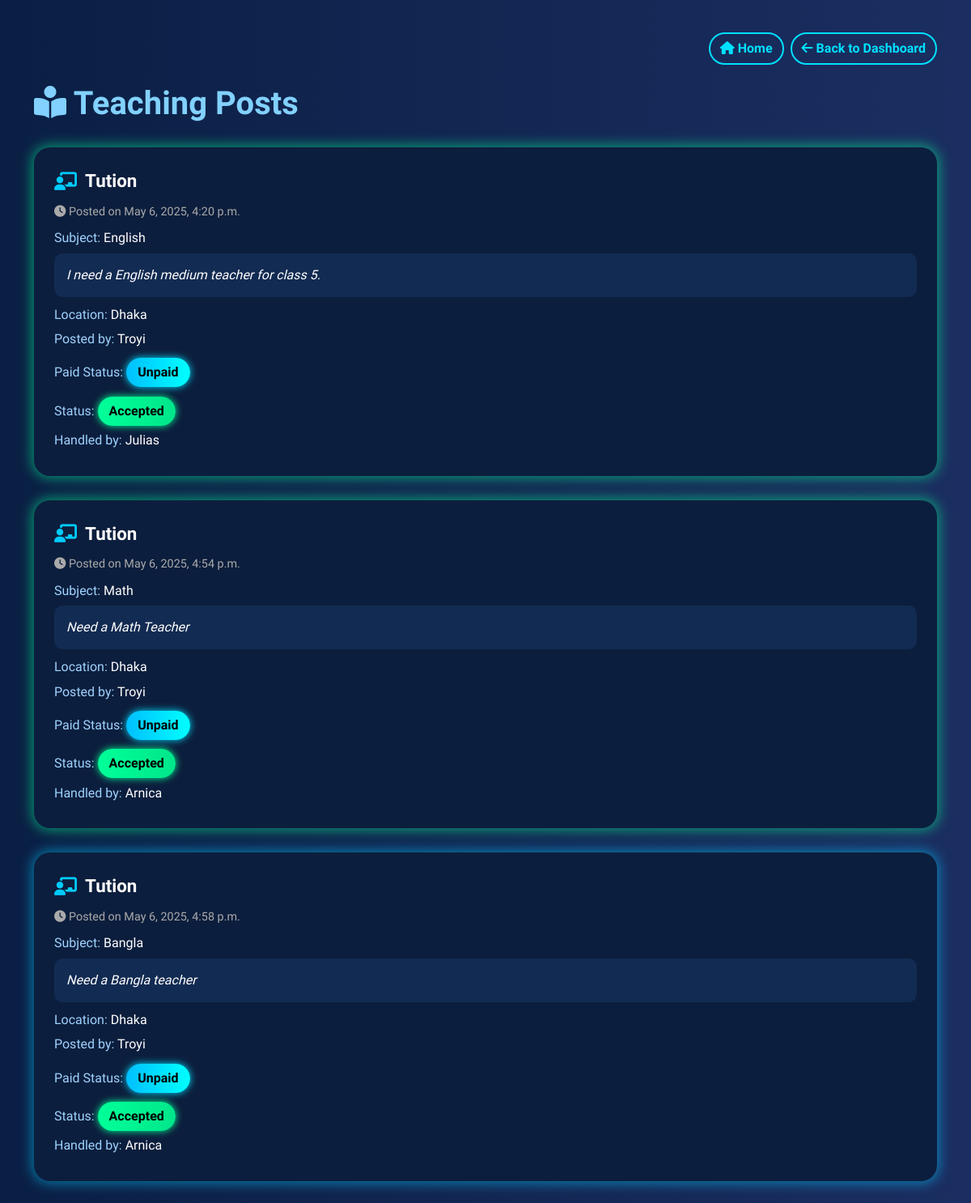
The page /user/provider_teaching_posts/ (signed in) on the database as committed earlier.
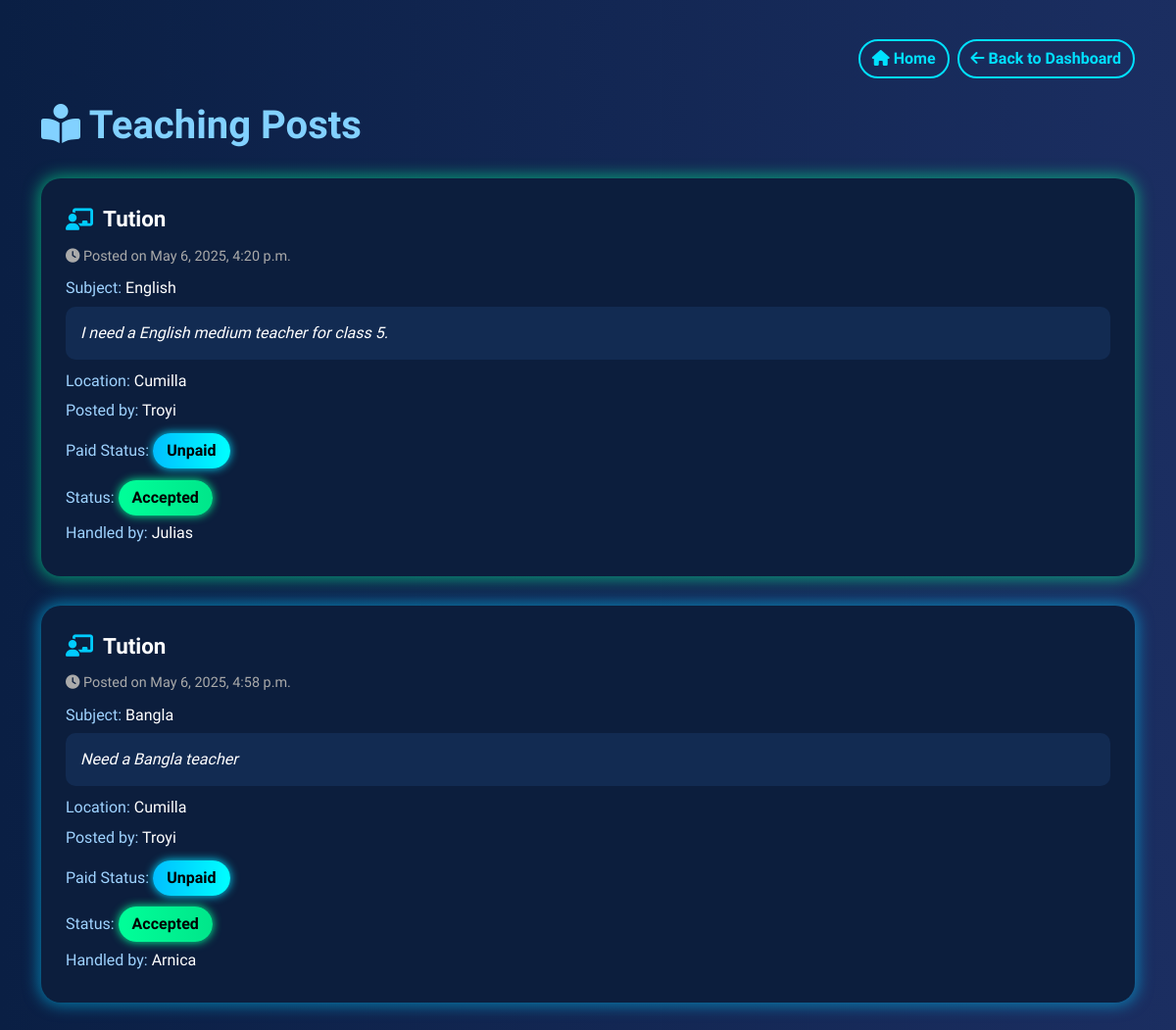
The same page on the database as committed later.
### users/models.py (models this page shows, shortened)
class TeachingRequest(models.Model):
    STATUS_CHOICES = (
        ('Pending', 'Pending'),
        ('Accepted', 'Accepted'),
        ('Rejected', 'Rejected'),
    )
    customer = models.ForeignKey(User, on_delete=models.CASCADE, related_name='teaching_requests')
    title = models.CharField(max_length=100)
    subject = models.CharField(max_length=100)
    description = models.TextField()
    location = models.CharField(max_length=100)
    is_paid = models.BooleanField(default=False)
    created_at = models.DateTimeField(auto_now_add=True)
    accepted_by = models.ForeignKey(User, null=True, blank=True, on_delete=models.SET_NULL, related_name='accepted_teaching', limit_choices_to={'role': 'provider'})
    status = models.CharField(max_length=10, choices=STATUS_CHOICES, default='Pending')

class User(AbstractUser):
    ROLE_CHOICES = (
        ('customer', 'Customer'),
        ('provider', 'Provider'),
    )
    role = models.CharField(max_length=10, choices=ROLE_CHOICES)
    phone_number = models.CharField(max_length=15, blank=True, null=True)

### users/views.py (the view, shortened to what this page needs)
# urls.py: path('provider_teaching_posts/', views.provider_teaching_posts, name='provider_teaching_posts'),
@login_required
def provider_teaching_posts(request):
    posts = TeachingRequest.objects.all()
    return render(request, 'provider_teaching_posts.html', {'posts': posts})

### templates/provider_teaching_posts.html (shortened to what this page needs)
<!DOCTYPE html>
<html lang="en">
<head>
    <link href="https://cdn.jsdelivr.net/npm/bootstrap@5.3.0/dist/css/bootstrap.min.css" rel="stylesheet">
    <link href="https://cdnjs.cloudflare.com/ajax/libs/font-awesome/6.4.0/css/all.min.css" rel="stylesheet">
</head>
<body>
<div class="container">
    <div class="d-flex justify-content-end mb-4">
        <a href="{% url 'home' %}" class="btn btn-outline-info me-2">
            <i class="fas fa-home"></i> Home
        </a>
        <a href="{% url 'provider_dashboard' %}" class="btn btn-outline-info">
            <i class="fas fa-arrow-left"></i> Back to Dashboard
        </a>
    </div>
    <h1><i class="fas fa-book-reader"></i> Teaching Posts</h1>
    {% for post in posts %}
    <div class="glow-box {% if post.status == 'Accepted' %}glow-green{% else %}glow-blue{% endif %}">
        <div class="post-title">
            <i class="fas fa-chalkboard-teacher"></i> {{ post.title }}
        </div>
        <p class="posted-time">
            <i class="fas fa-clock"></i>
            {% if post.created_at %} Posted on {{ post.created_at|date:"F j, Y, g:i a" }} {% endif %}
        </p>
        <div class="post-content">
            <p><span class="label">Subject:</span> {{ post.subject }}</p>
            <div class="desc-box">{{ post.description }}</div>
            <p><span class="label">Location:</span> {{ post.location }}</p>
            <p><span class="label">Posted by:</span> {{ post.customer.get_full_name|default:post.customer.username }}</p>
            {% if post.paid %}
                <p><span class="label">Paid Status:</span> <span class="status-pill status-accepted">Paid</span></p>
            {% else %}
                <p><span class="label">Paid Status:</span> <span class="status-pill">Unpaid</span></p>
            {% endif %}
            {% if post.status == 'Pending' %}
                <p><span class="label">Status:</span> <span class="status-pill">Pending</span></p>
                <form method="POST" class="mt-3">
                    {% csrf_token %}
                    <input type="hidden" name="post_id" value="{{ post.id }}">
                    <button type="submit" name="action" value="accept" class="btn btn-accept">
                        <i class="fas fa-check-circle"></i> Accept
                    </button>
                </form>
            {% else %}
                <p><span class="label">Status:</span> <span class="status-pill status-accepted">Accepted</span></p>
                <p><span class="label">Handled by:</span> {{ post.accepted_by.get_full_name|default:post.accepted_by.username }}</p>
            {% endif %}
        </div>
    </div>
    {% empty %}
    <div class="alert alert-light text-dark">No teaching posts available.</div>
    {% endfor %}
</div>
</body>
</html>

### templates/provider_teaching_posts.html (style rules this page uses)
body { background: linear-gradient(to right, #0a1f44, #1b2e61); font-family: 'Quicksand', sans-serif; color: white; padding: 40px 15px; }
h1 { font-weight: bold; margin-bottom: 30px; color: #82d1ff; }
.glow-box { background-color: #0c1e3d; border-radius: 20px; padding: 25px; margin-bottom: 30px; transition: transform 0.3s ease; }
.glow-blue { box-shadow: 0 0 15px 3px rgba(0, 204, 255, 0.5); }
.glow-green { box-shadow: 0 0 15px 3px rgba(0, 255, 150, 0.5); }
.post-title { font-size: 1.4rem; font-weight: 600; margin-bottom: 10px; display: flex; align-items: center; }
.post-title i { color: #00ccff; margin-right: 10px; }
.post-content p { margin-bottom: 0.4rem; }
.label { color: #9fd3ff; }
.status-pill { display: inline-block; padding: 6px 14px; background: linear-gradient(to right, #00bfff, #00ffff); color: #000; border-radius: 20px; font-weight: bold; margin-top: 5px; box-shadow: 0 0 10px #00e0ff; }
.status-accepted { background: linear-gradient(to right, #00ff99, #00e68a); box-shadow: 0 0 10px #00ff99; }
.desc-box { background-color: #122b52; padding: 15px; border-radius: 10px; font-style: italic; margin-bottom: 10px; }
.btn-outline-info { border-radius: 20px; font-weight: 600; border: 2px solid #00e0ff; color: #00e0ff; background-color: transparent; transition: all 0.3s ease; }
.posted-time { font-size: 0.9rem; color: #aaa; margin-bottom: 10px; }

Rows that differ between the two databases and show on the page:
removed TeachingRequest: title "Tution", created_at "May 6, 2025, 4:54 p.m.", subject "Math", description "Need a Math Teacher", location "Dhaka", customer.get_full_name "Troyi", accepted_by.get_full_name "Arnica"
changed TeachingRequest "English": location "Dhaka" → "Cumilla"
changed TeachingRequest "Bangla": location "Dhaka" → "Cumilla"
